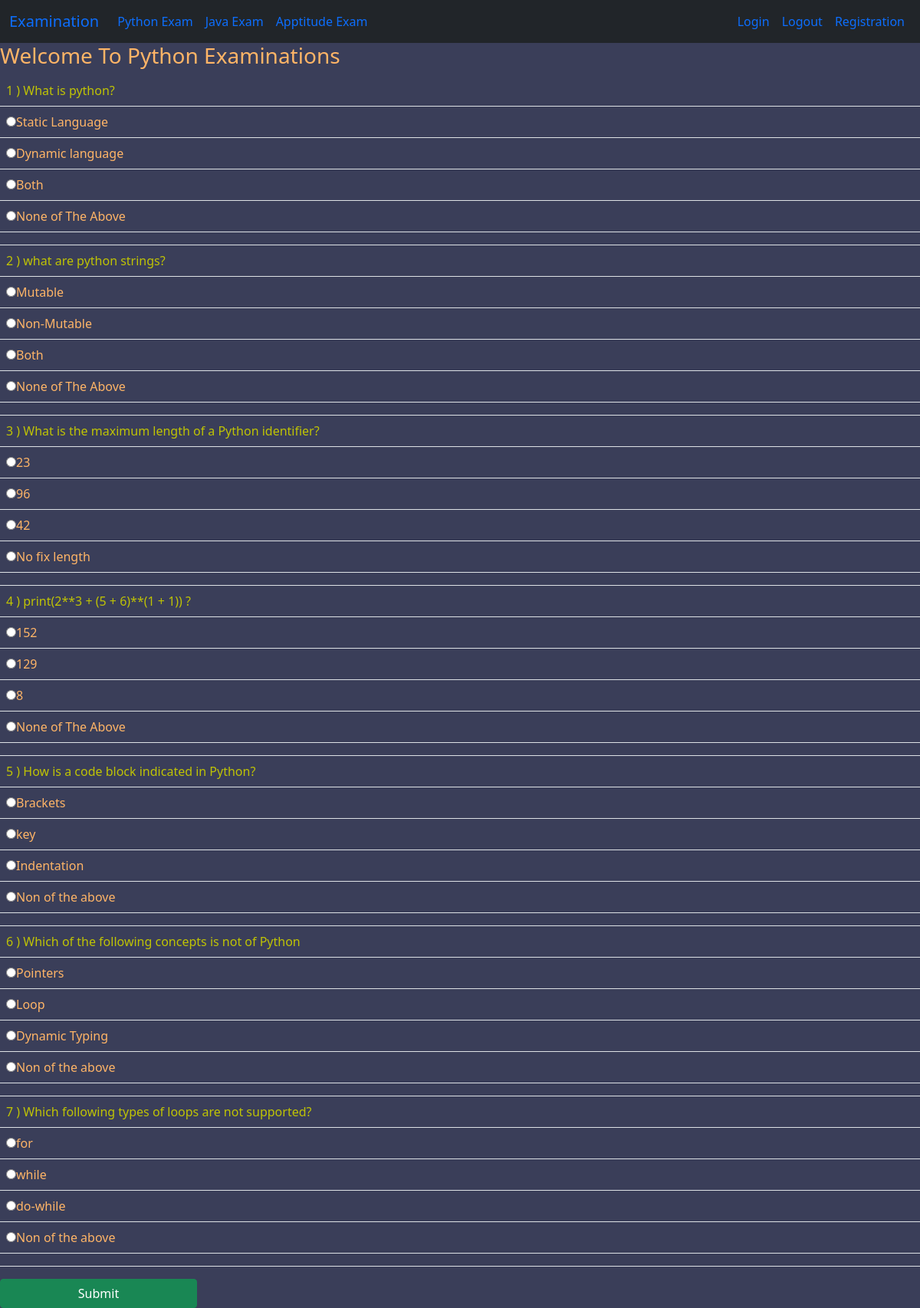
/python/ (signed in), run on the app's committed database.
### testapp/models.py (models this page shows)
class Q(models.Model):
    Qta1=models.CharField(max_length=50,default='SOME STRING')
    op1=models.CharField(max_length=20,default='')
    op2=models.CharField(max_length=20,default='')
    op3=models.CharField(max_length=20,default='')
    op4=models.CharField(max_length=20,default='')
    correctop=models.CharField(max_length=100,default='')

### testapp/views.py (the view, shortened to what this page needs)
# urls.py: path('python/', views.python_view,name="python"),
@login_required
def python_view(request):
    list=Q.objects.all()
    context={"list":list}
    return render(request,'testapp/python.html',context)

### templates/testapp/python.html (shortened to what this page needs)
<!DOCTYPE html>
{% extends 'testapp/home.html' %}
{%block body%}
<h3 class="heading">Welcome To Python Examinations</h3>
<form method="POST">
    <table class="table">
        {%for q in list%}
        <tr>
            <td style="color: rgb(192, 196, 4);">{{q.id}} ) {{q.Qta1}}</td>
        </tr>
        <tr>
            <td><input class="rb" type="radio" id="{{q.op1}}" name="que{{q.id}}" value="{{q.op1}}">{{q.op1}}</td>
        </tr>
        <tr>
            <td><input class="rb" type="radio" id="{{q.op2}}" name="que{{q.id}}" value="{{q.op2}}">{{q.op2}}</td>
        </tr>
        <tr>
            <td><input class="rb" type="radio" id="{{q.op3}}" name="que{{q.id}}" value="{{q.op3}}">{{q.op3}}</td>
        </tr>
        <tr>
            <td><input  type="radio" class="rb" id="{{q.op4}}" name="que{{q.id}}" value="{{q.op4}}">{{q.op4}}</td>
        </tr>
        <tr>
            <td><label id="corans" class="rb" style="display: none ; color: green;" for="{{q.correctop}}"><b>{{q.correctop}}</b></label></td>
        </tr>
        {%endfor%}
    </table>
    <input type="submit " name="Submit" id="b1"class="btn btn-success" value="Submit" onclick="getans()">
    <br>
</form>
{%endblock%}

### templates/testapp/home.html (shortened to what this page needs)
<!DOCTYPE html>
{%load static%}
<html lang="en">
<head>
    <link href="https://cdn.jsdelivr.net/npm/bootstrap@5.1.3/dist/css/bootstrap.min.css" rel="stylesheet"
>
    <link rel="stylesheet" href="{%static 'css/home.css'%}">
</head>
<body>
    <nav class="navbar navbar-expand-lg navbar-primary bg-dark">
        <div class="container-fluid">
            <a class="navbar-brand" href="/">Examination</a>
            <div class="collapse navbar-collapse" id="navbarSupportedContent">
                <ul class="navbar-nav me-auto mb-2 mb-lg-0">
                    <li class="nav-item">
                        <a class="nav-link active" aria-current="page" href="/python">Python Exam</a>
                    </li>
                    <li class=" nav-item ">
                        <a class="nav-link" href="/java">Java Exam</a>
                    </li>
                    <li class="nav-item ">
                        <a class="nav-link" href="#">Apptitude Exam</a>
                    </li>
                </ul>
                <div>
                    <ul class="navbar-nav me-auto">
                        <li><a href="/accounts/login" class="nav-link">Login</a></li>
                        <li><a href="/accounts/logout" class="nav-link">Logout</a></li>
                        <li><a href="/reg" class="nav-link">Registration</a></li>
                    </ul>
                </div>
            </div>
        </div>
    </nav>
    {%block body%}
    {%endblock%}
</body>
</html>

### static/css/home.css (style rules this page uses)
body { background-color: #3A3E59; color: #FFB567; }
nav { color: #FFB567; }
.table { color: #FFB567; }

### data on the page
Q: id "1", Qta1 "What is python?", op1 "Static Language", op2 "Dynamic language", op3 "Both", op4 "None of The Above"
Q: id "2", Qta1 "what are python strings?", op1 "Mutable", op2 "Non-Mutable", op3 "Both", op4 "None of The Above"
Q: id "3", Qta1 "What is the maximum length of a Python identifier?", op1 "23", op2 "96", op3 "42", op4 "No fix length"
Q: id "4", Qta1 "print(2**3 + (5 + 6)**(1 + 1)) ?", op1 "152", op2 "129", op3 "8", op4 "None of The Above"
Q: id "5", Qta1 "How is a code block indicated in Python?", op1 "Brackets", op2 "key", op3 "Indentation", op4 "Non of the above"
Q: id "6", Qta1 "Which of the following concepts is not of Python", op1 "Pointers", op2 "Loop", op3 "Dynamic Typing", op4 "Non of the above"
Q: id "7", Qta1 "Which following types of loops are not supported?", op1 "for", op2 "while", op3 "do-while", op4 "Non of the above"
